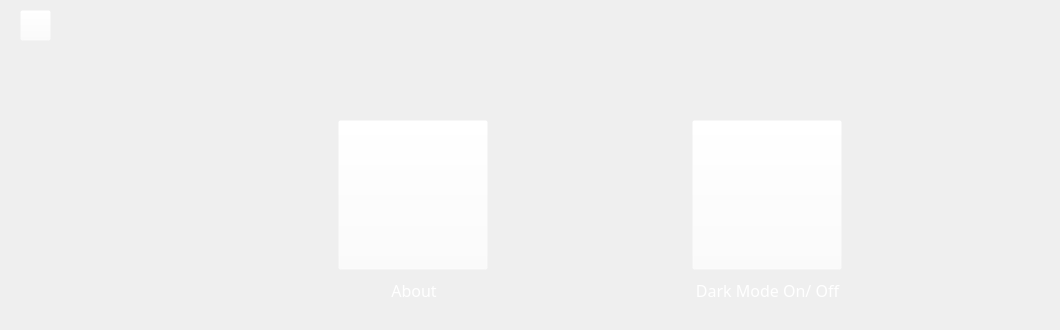
       <widget class="QWidget" name="settingsPage">
        <widget class="QFrame" name="homeButtonFrame_4">
         <property name="geometry">
          <rect>
           <x>10</x>
           <y>0</y>
           <width>51</width>
           <height>51</height>
          </rect>
         </property>
         <property name="styleSheet">
          <string notr="true">background-color: rgba(255, 255, 255, 0);</string>
         </property>
         <property name="frameShape">
          <enum>QFrame::StyledPanel</enum>
         </property>
         <property name="frameShadow">
          <enum>QFrame::Raised</enum>
         </property>
         <widget class="QPushButton" name="homeButton_settings">
          <property name="geometry">
           <rect>
            <x>10</x>
            <y>10</y>
            <width>31</width>
            <height>31</height>
           </rect>
          </property>
          <property name="styleSheet">
           <string notr="true">QPushButton{
	image: url(:/icons/Media/icons/goback.png);
	background-color: rgba(255, 255, 255, 0);
}

QPushButton:hover{
	image: url(:/icons/Media/icons/goback.png);
	background-color: rgba(255, 255, 255, 0);
	border-style: none;
	border-radius: 40px;
}</string>
          </property>
          <property name="text">
           <string/>
          </property>
         </widget>
        </widget>
        <widget class="QFrame" name="buttonFrame_6">
         <property name="geometry">
          <rect>
           <x>130</x>
           <y>110</y>
           <width>921</width>
           <height>170</height>
          </rect>
         </property>
         <property name="sizePolicy">
          <sizepolicy hsizetype="MinimumExpanding" vsizetype="MinimumExpanding">
           <horstretch>0</horstretch>
           <verstretch>0</verstretch>
          </sizepolicy>
         </property>
         <property name="styleSheet">
          <string notr="true">QFrame{
	background-color: rgba(255, 255, 255, 0);
}</string>
         </property>
         <property name="frameShape">
          <enum>QFrame::StyledPanel</enum>
         </property>
         <property name="frameShadow">
          <enum>QFrame::Raised</enum>
         </property>
         <layout class="QHBoxLayout" name="horizontalLayout_4">
          <item>
           <widget class="QPushButton" name="aboutButton">
            <property name="minimumSize">
             <size>
              <width>150</width>
              <height>150</height>
             </size>
            </property>
            <property name="maximumSize">
             <size>
              <width>150</width>
              <height>150</height>
             </size>
            </property>
            <property name="cursor">
             <cursorShape>PointingHandCursor</cursorShape>
            </property>
            <property name="styleSheet">
             <string notr="true">QPushButton{
	image: url(:/icons/Media/icons/about.png);
	background-color: rgba(255, 255, 255, 0);
}

QPushButton:hover{
	image: url(:/icons/Media/icons/about.png);
	background-color: rgba(255, 255, 255, 0.4);
	border-style: none;
	border-radius: 40px;
}
</string>
            </property>
            <property name="text">
             <string/>
            </property>
           </widget>
          </item>
          <item>
           <widget class="QPushButton" name="darkModeButton">
            <property name="minimumSize">
             <size>
              <width>150</width>
              <height>150</height>
             </size>
            </property>
            <property name="maximumSize">
             <size>
              <width>150</width>
              <height>150</height>
             </size>
            </property>
            <property name="cursor">
             <cursorShape>PointingHandCursor</cursorShape>
            </property>
            <property name="styleSheet">
             <string notr="true">QPushButton{
	image: url(:/icons/Media/icons/darkMode.png);
	background-color: rgba(255, 255, 255, 0);
}

QPushButton:hover{
	image: url(:/icons/Media/icons/darkMode.png);
	background-color: rgba(255, 255, 255, 0.4);
	border-style: none;
	border-radius: 40px;
}
</string>
            </property>
            <property name="text">
             <string/>
            </property>
           </widget>
          </item>
         </layout>
        </widget>
        <widget class="QFrame" name="frame_3">
         <property name="geometry">
          <rect>
           <x>230</x>
           <y>260</y>
           <width>721</width>
           <height>61</height>
          </rect>
         </property>
         <property name="styleSheet">
          <string notr="true">background-color: rgba(255, 255, 255, 0);</string>
         </property>
         <property name="frameShape">
          <enum>QFrame::StyledPanel</enum>
         </property>
         <property name="frameShadow">
          <enum>QFrame::Raised</enum>
         </property>
         <layout class="QHBoxLayout" name="horizontalLayout_5">
          <item>
           <widget class="QLabel" name="aboutLabel">
            <property name="font">
             <font>
              <family>Humnst777 BlkCn BT</family>
              <pointsize>12</pointsize>
             </font>
            </property>
            <property name="styleSheet">
             <string notr="true">QLabel{
	color: white;
	background-color: rgba(255, 255, 255, 0);
}</string>
            </property>
            <property name="text">
             <string>About</string>
            </property>
            <property name="alignment">
             <set>Qt::AlignCenter</set>
            </property>
           </widget>
          </item>
          <item>
           <widget class="QLabel" name="darkModeLabel">
            <property name="font">
             <font>
              <family>Humnst777 BlkCn BT</family>
              <pointsize>12</pointsize>
             </font>
            </property>
            <property name="styleSheet">
             <string notr="true">QLabel{
	color: white;
	background-color: rgba(255, 255, 255, 0);
}</string>
            </property>
            <property name="text">
             <string>Dark Mode On/ Off</string>
            </property>
            <property name="alignment">
             <set>Qt::AlignCenter</set>
            </property>
           </widget>
          </item>
         </layout>
        </widget>
       </widget>
